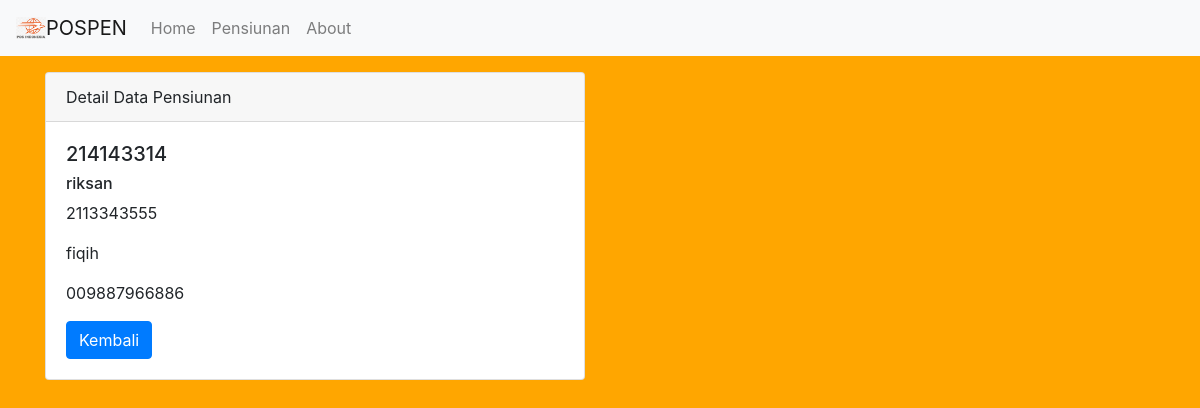
The page /pensiunan/detail/40 on the database its author committed.
### tables this page shows
CREATE TABLE `pensiunan` (
  `id` int(11) NOT NULL,
  `nopen` varchar(100) NOT NULL,
  `nama_pensiunan` varchar(100) NOT NULL,
  `jenis_pensiun` varchar(100) NOT NULL,
  `nik_penerima` varchar(100) NOT NULL,
  `nama_penerima` varchar(100) NOT NULL,
  `notelp_penerima` varchar(100) NOT NULL
);

### application/controllers/Pensiunan.php (called while the page is built, shortened)
<?php
class Pensiunan extends CI_Controller
{
    public function __construct()
    {
        $this->load->model('pensiunan_model');
        $this->load->library('form_validation');
    }
    public function detail($id)
    {
        $data['judul'] = 'Detail Data Pensiunan';
        $data['pensiunan'] = $this->pensiunan_model->getPensiunanById($id);
        $this->load->view('templates/header', $data);
        $this->load->view('pensiunan/detail', $data);
        $this->load->view('templates/footer');
    }
}

### index.php (called while the page is built, shortened)
<?php
require_once BASEPATH.'core/CodeIgniter.php';

### application/models/Pensiunan_model.php (called while the page is built, shortened)
<?php
class Pensiunan_model extends CI_model {
    public function getPensiunanById($id)
    {
        return $this->db->get_where('pensiunan', ['id' => $id])->row_array();
    }
}

### application/views/pensiunan/detail.php (the view)
<div class="container">
    <div class="row mt-3">
        <div class="col-md-6">
        <body style="background-color:#FFA600;">
            <div class="card">
                <div class="card-header">
                    Detail Data Pensiunan
                </div>
                <div class="card-body">
                    <h5 class="card-text"><?= $pensiunan['nopen']; ?></h5>
                    <h6 class="card-text"><?= $pensiunan['nama_pensiunan']; ?></h6>
                    <p class="card-text"><?= $pensiunan['nik_penerima']; ?></p>
                    <p class="card-text"><?= $pensiunan['nama_penerima']; ?></p>
                    <p class="card-text"><?= $pensiunan['notelp_penerima']; ?></p>
                    <a href="<?= base_url(); ?>pensiunan" class="btn btn-primary">Kembali</a>
                </div>
            </div>
        </div>
    </div>
</div>

### rows shown on the page
pensiunan: nopen "214143314", nama_pensiunan "riksan", nik_penerima "2113343555", nama_penerima "fiqih", notelp_penerima "009887966886"
